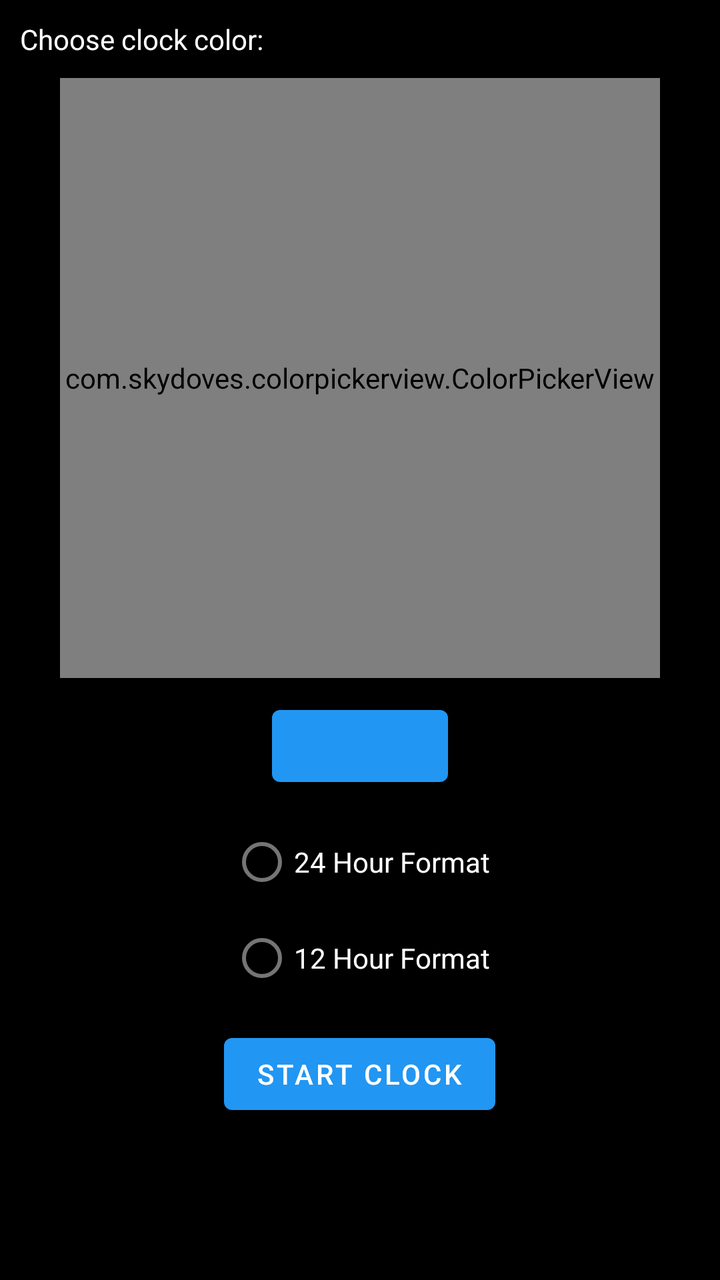
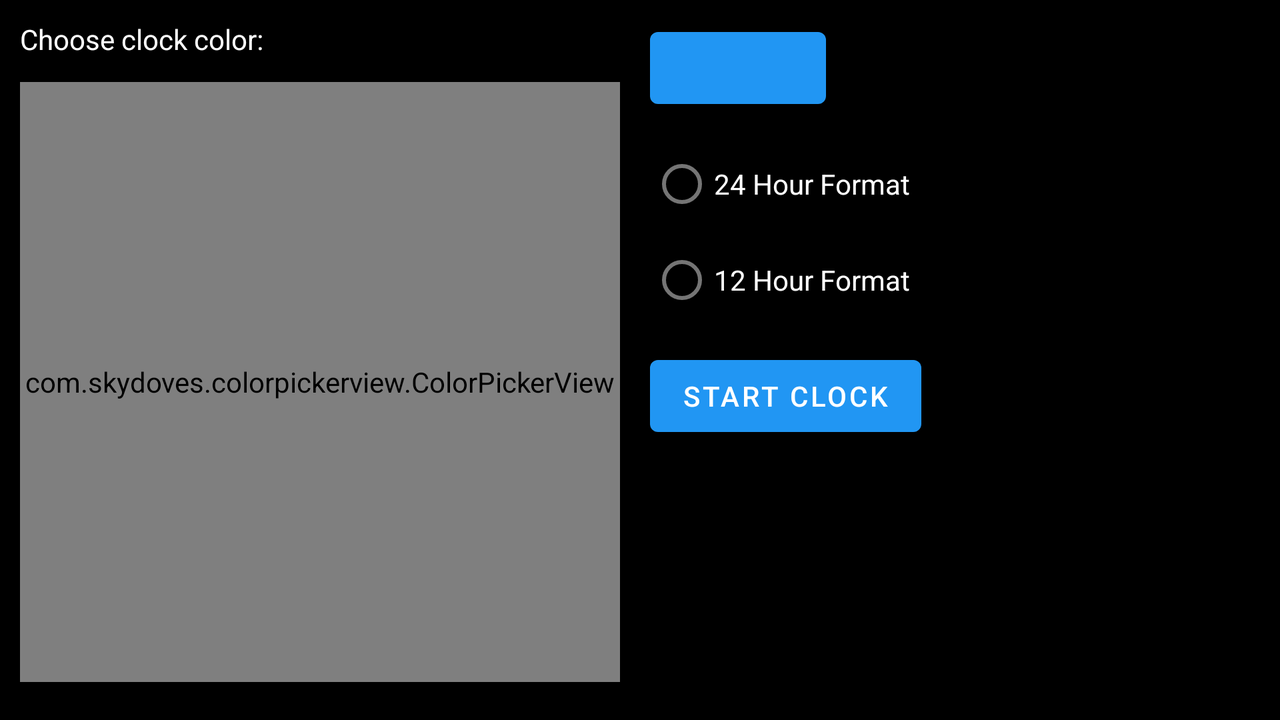

First picture: res/layout/ on a phone held upright. Second picture: the repository's own variant of that layout, on a device whose configuration matches the variant's folder. Source for both follows.
<!-- AndroidManifest.xml: application theme Theme.Clock4Fold -->
<!-- res/layout/activity_main.xml -->
<?xml version="1.0" encoding="utf-8"?>
<RelativeLayout xmlns:android="http://schemas.android.com/apk/res/android"
    xmlns:app="http://schemas.android.com/apk/res-auto"
    xmlns:tools="http://schemas.android.com/tools"
    android:layout_width="match_parent"
    android:layout_height="match_parent"
    tools:context=".MainActivity"
    android:background="#000"
    android:padding="10dp">

    <TextView
        android:layout_width="wrap_content"
        android:layout_height="wrap_content"
        android:textColor="#FFF"
        android:text="Choose clock color:"
        android:id="@+id/txtChooseColor"/>

    <com.skydoves.colorpickerview.ColorPickerView
        android:id="@+id/colorPickerView"
        android:layout_width="300dp"
        android:layout_height="300dp"
        android:layout_centerHorizontal="true"
        android:layout_marginTop="10dp"
        android:layout_below="@+id/txtChooseColor"/>

    <Button
        android:layout_width="wrap_content"
        android:layout_height="wrap_content"
        android:layout_below="@id/colorPickerView"
        android:layout_centerHorizontal="true"
        android:layout_marginTop="10dp"
        android:id="@+id/boxChosenColor" />

    <RadioGroup
        android:layout_width="wrap_content"
        android:layout_height="wrap_content"
        android:layout_centerHorizontal="true"
        android:id="@+id/radioGroupTimeFormat"
        android:layout_marginTop="10dp"
        android:layout_below="@+id/boxChosenColor">

        <RadioButton
            android:layout_width="wrap_content"
            android:layout_height="wrap_content"
            android:text="24 Hour Format"
            android:textColor="#FFF"
            android:id="@+id/radioBtn24" />

        <RadioButton
            android:layout_width="wrap_content"
            android:layout_height="wrap_content"
            android:text="12 Hour Format"
            android:textColor="#FFF"
            android:id="@+id/radioBtn12" />

    </RadioGroup>

    <Button
        android:layout_width="wrap_content"
        android:layout_height="wrap_content"
        android:text="Start Clock"
        android:layout_centerHorizontal="true"
        android:id="@+id/btnStartClock"
        android:layout_marginTop="10dp"
        android:layout_below="@+id/radioGroupTimeFormat"/>

</RelativeLayout>
<!-- resources referenced by this layout -->
<resources>
  <style name="Theme.Clock4Fold" parent="Theme.MaterialComponents.DayNight.DarkActionBar">
          
          <item name="colorPrimary">@color/orange</item>
          <item name="colorPrimaryVariant">@color/purple_700</item>
          <item name="colorOnPrimary">@color/white</item>
          
          <item name="colorSecondary">@color/teal_200</item>
          <item name="colorSecondaryVariant">@color/teal_700</item>
          <item name="colorOnSecondary">@color/black</item>
          
          <item name="android:statusBarColor" tools:targetApi="l">@color/black</item>
          
          <item name="android:navigationBarColor">@color/black</item>
          
      </style>
  <color name="orange">#2196F3</color>
  <color name="purple_700">#FF3700B3</color>
  <color name="white">#FFFFFFFF</color>
  <color name="teal_200">#FF03DAC5</color>
  <color name="teal_700">#FF018786</color>
  <color name="black">#FF000000</color>
</resources>
<!-- res/layout-land/activity_main.xml (the repository's variant of the layout above) -->
<!-- drawn on the phone turned sideways -->
<?xml version="1.0" encoding="utf-8"?>
<RelativeLayout xmlns:android="http://schemas.android.com/apk/res/android"
    xmlns:app="http://schemas.android.com/apk/res-auto"
    xmlns:tools="http://schemas.android.com/tools"
    android:layout_width="match_parent"
    android:layout_height="match_parent"
    tools:context=".MainActivity"
    android:background="#000"
    android:padding="10dp">

    <TextView
        android:layout_width="wrap_content"
        android:layout_height="wrap_content"
        android:textColor="#FFF"
        android:text="Choose clock color:"
        android:id="@+id/txtChooseColor"/>

    <com.skydoves.colorpickerview.ColorPickerView
        android:id="@+id/colorPickerView"
        android:layout_width="300dp"
        android:layout_height="300dp"
        android:layout_marginTop="12dp"
        android:layout_below="@id/txtChooseColor"/>

    <Button
        android:id="@+id/boxChosenColor"
        android:layout_width="wrap_content"
        android:layout_height="wrap_content"
        android:layout_marginLeft="15dp"
        android:layout_toEndOf="@id/colorPickerView"/>

    <RadioGroup
        android:layout_width="wrap_content"
        android:layout_height="wrap_content"
        android:id="@+id/radioGroupTimeFormat"
        android:layout_toEndOf="@id/colorPickerView"
        android:layout_marginLeft="15dp"
        android:layout_below="@+id/boxChosenColor"
        android:layout_marginTop="10dp"
        >

        <RadioButton
            android:id="@+id/radioBtn24"
            android:layout_width="wrap_content"
            android:layout_height="wrap_content"
            android:text="24 Hour Format"
            android:textColor="#FFF" />

        <RadioButton
            android:layout_width="wrap_content"
            android:layout_height="wrap_content"
            android:text="12 Hour Format"
            android:textColor="#FFF"
            android:id="@+id/radioBtn12" />

    </RadioGroup>

    <Button
        android:layout_width="wrap_content"
        android:layout_height="wrap_content"
        android:text="Start Clock"
        android:layout_centerHorizontal="true"
        android:id="@+id/btnStartClock"
        android:layout_marginTop="10dp"
        android:layout_below="@+id/radioGroupTimeFormat"
        android:layout_toEndOf="@id/colorPickerView"
        android:layout_marginLeft="15dp"/>



</RelativeLayout>
